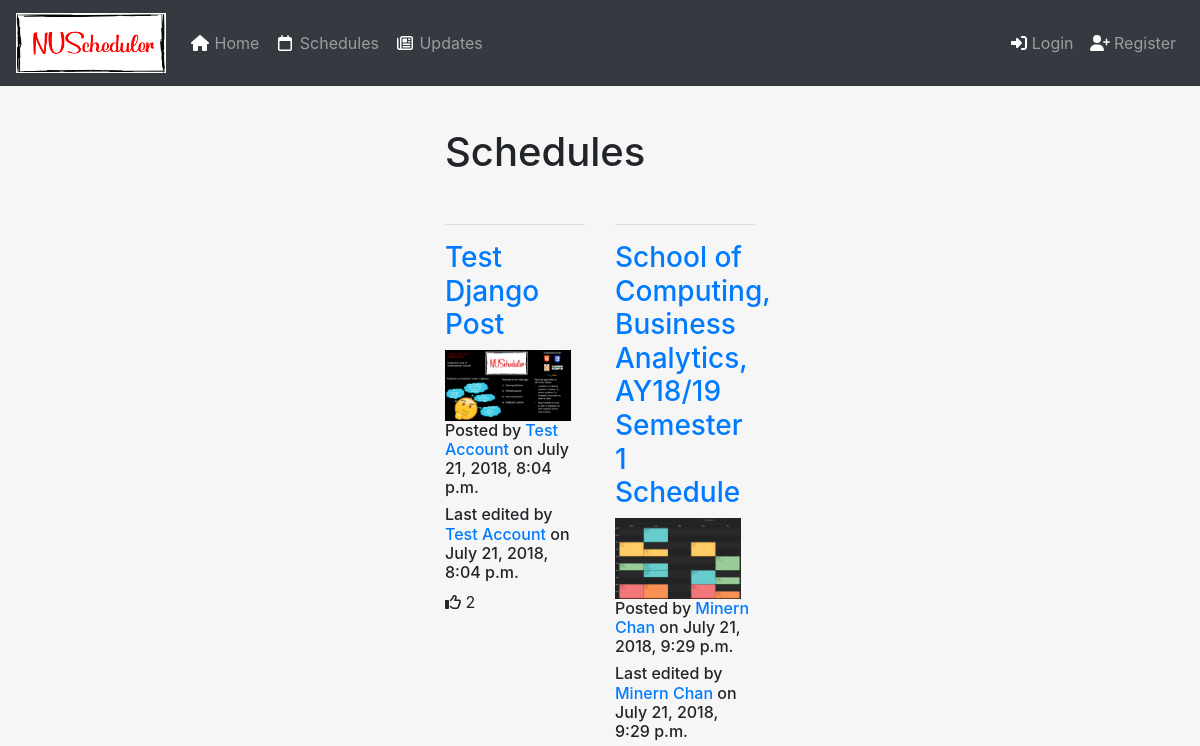
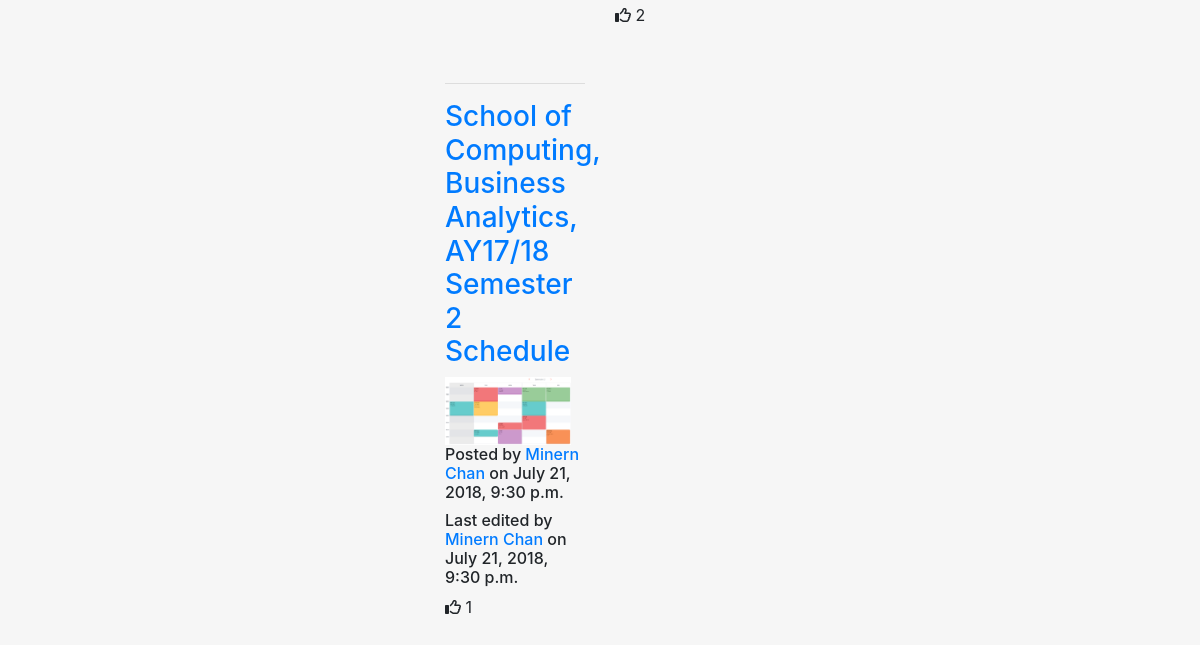
The page /schedule/results/ on the database as committed earlier (2 pictures, top to bottom).
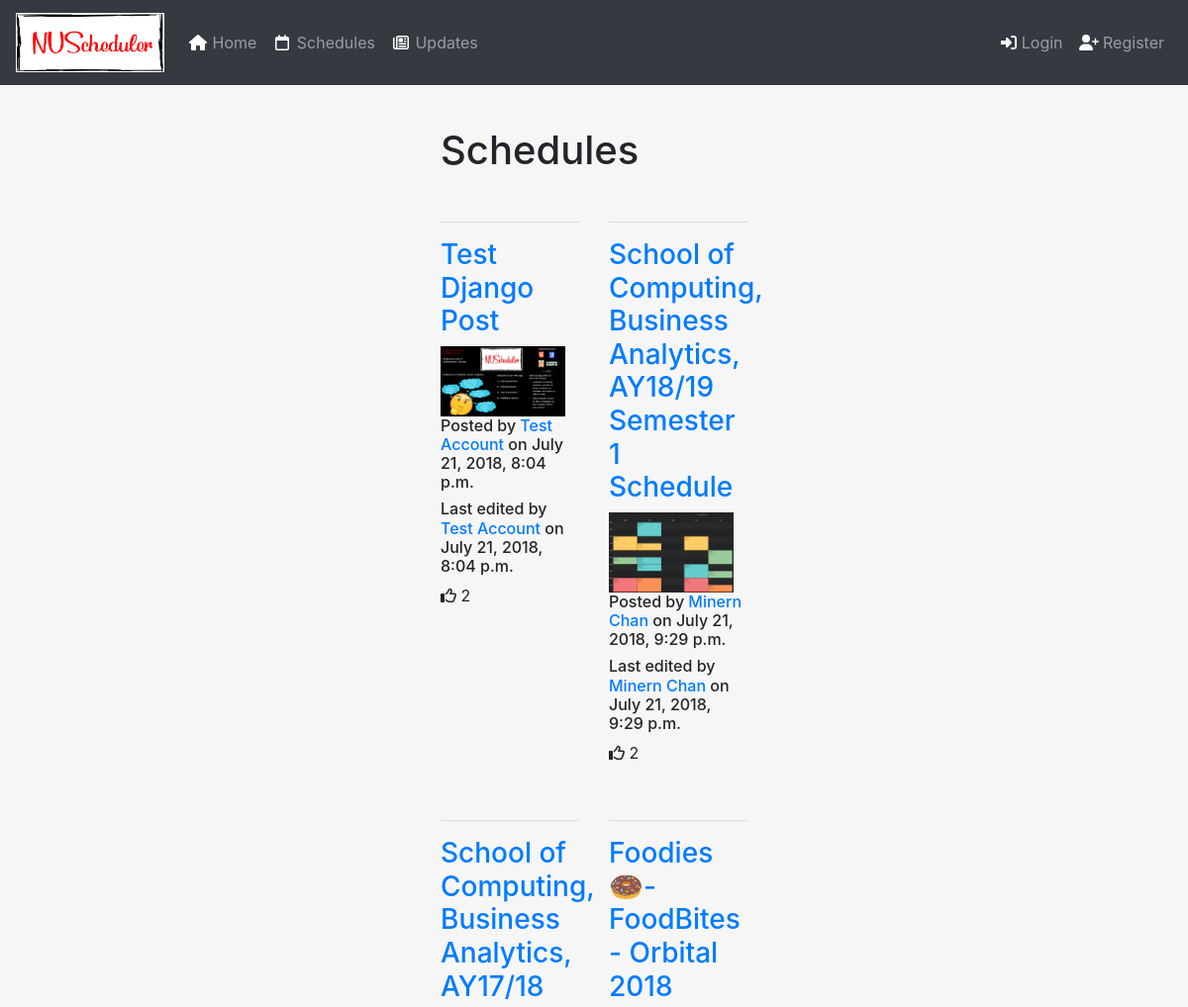
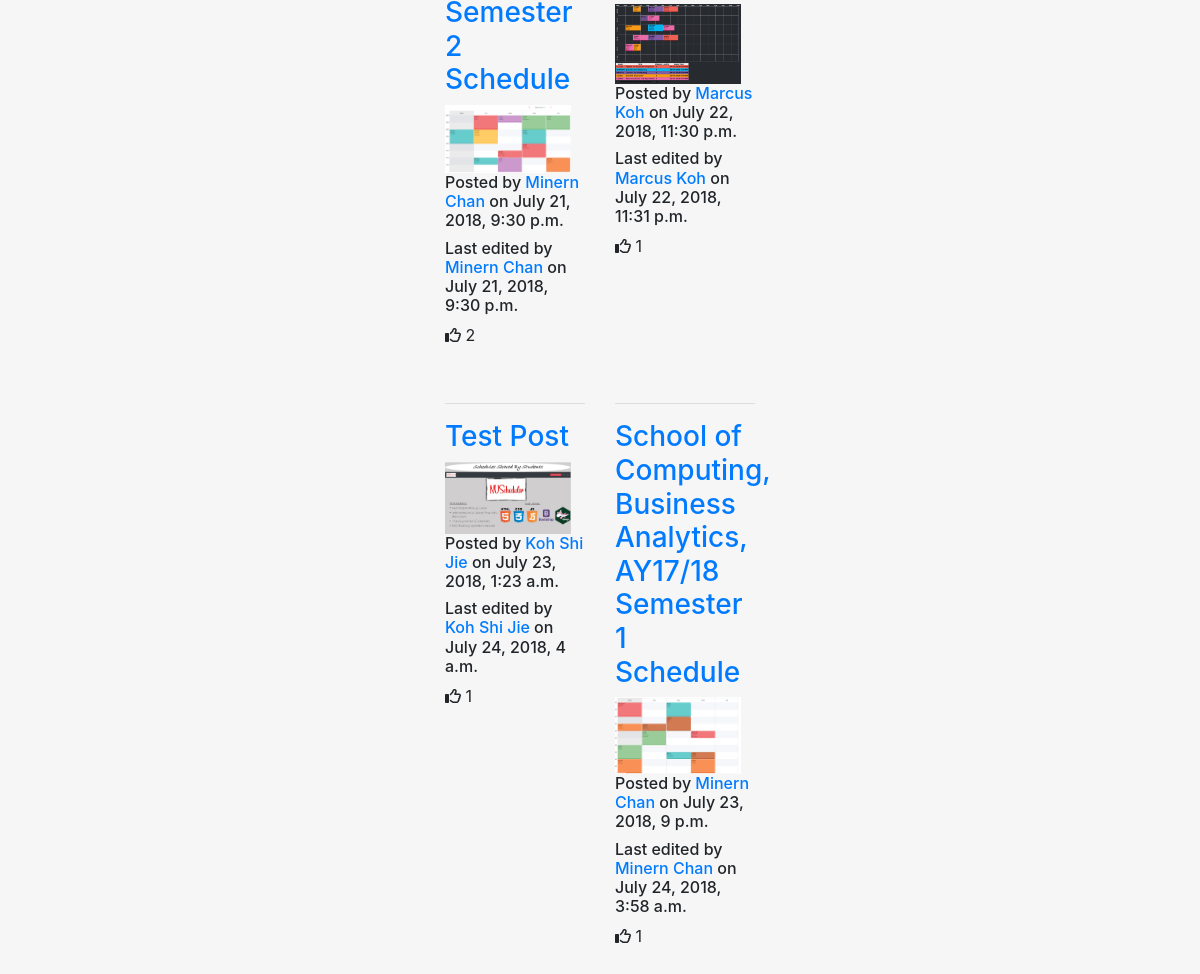
The same page on the database as committed later (2 pictures, top to bottom).
### schedule/models.py (models this page shows, shortened)
class SchedulePost(models.Model):
    id = models.UUIDField(primary_key=True, default=uuid.uuid4, editable=False)
    title = models.CharField(max_length=140)
    image = models.ImageField(upload_to='schedule_image')
    faculty = models.CharField(max_length=100)
    course_name = models.CharField(max_length=200)
    year = models.IntegerField()
    semester = models.CharField(max_length=100)
    modules_taken = MultiSelectField(choices=MODULE_CHOICES)
    desc = models.TextField()
    user = models.ForeignKey(get_user_model(), on_delete=models.CASCADE)
    created = models.DateTimeField(auto_now_add=True)
    updated = models.DateTimeField(auto_now=True)
    like = models.ManyToManyField(get_user_model(),related_name='user_votes')

### accounts/models.py (models this page shows)
class User(AbstractUser):
    username = None
    id = models.UUIDField(primary_key=True, default=uuid.uuid4, editable=False)
    email = models.EmailField(_('email address'), unique=True)
    faculty = models.CharField(max_length=100)
    course_name = models.CharField(max_length=200)
    year = models.CharField(max_length=50)
    USERNAME_FIELD = 'email'
    REQUIRED_FIELDS = ['first_name','last_name','faculty','course_name','year',]
    objects = UserManager()

### schedule/views.py (the view)
# urls.py: path('results/', views.search, name="schedule_search"),
def search(request):
    template = 'homepage/schedule_search.html'
    query = request.GET.get('q')
    if query:
     results = SchedulePost.objects.filter(Q(title__icontains=query) | Q(faculty__icontains=query) | Q(desc__icontains=query) | Q(course_name__icontains=query) |
                Q(modules_taken__icontains=query))
    else:
     results = SchedulePost.objects.all()
    args = {
            'results': results,
        }
    return render(request, template, args)

### homepage/templates/homepage/schedule_search.html
{% extends 'base.html' %}
{% block content %}
<div class="container-fluid">
    <h1>Schedules</h1>
    <br>
    {% for schedule_post in results %}
    {% if forloop.first %} <div class="row"> {% endif %}
        <div class="col-sm-6">
            <hr>
            <h3><a href="/schedule/{{schedule_post.id}}">{{ schedule_post.title }}</a></h3>
            {% if schedule_post.image %}
            <a href="{% url 'view_schedule' pk=schedule_post.id %}">
                <img src="{{ schedule_post.image.url }}" class="img-fluid" style="max-width:90%">
            </a>
            {% endif %}
            <h6>Posted by <a href="{% url 'view_other_profile' id=schedule_post.user.id %}">{{ schedule_post.user.get_full_name }}</a> on {{ schedule_post.created }}</h6>
            <h6>Last edited by <a href="{% url 'view_other_profile' id=schedule_post.user.id %}"> {{ schedule_post.user.get_full_name }}</a> on {{ schedule_post.updated }}</h6>
            <p><i class="far fa-thumbs-up"></i> {{ schedule_post.like.count }} </p>
            <br>
        </div>
    {% if forloop.counter|divisibleby:2 %} </div> <div class="row"> {% endif %}
    {% if forloop.last %} </div> {% endif %}
    {% endfor %}
    <br>
    <br>
</div>
{% endblock %}

Rows that differ between the two databases and show on the page:
computed for SchedulePost "School of Computing, Business Analytics, AY17/18 Semester 2 Schedule": like.count "1" → "2"
added SchedulePost: title "Foodies🍩- FoodBites - Orbital 2018", image (picture), user.get_full_name "Marcus Koh", created "July 22, 2018, 11:30 p.m.", updated "July 22, 2018, 11:31 p.m.", like.count "1"
added SchedulePost: title "Test Post", image (picture), user.get_full_name "Koh Shi Jie", created "July 23, 2018, 1:23 a.m.", updated "July 24, 2018, 4 a.m.", like.count "1"
added SchedulePost: title "School of Computing, Business Analytics, AY17/18 Semester 1 Schedule", image (picture), user.get_full_name "Minern Chan", created "July 23, 2018, 9 p.m.", updated "July 24, 2018, 3:58 a.m.", like.count "1"
